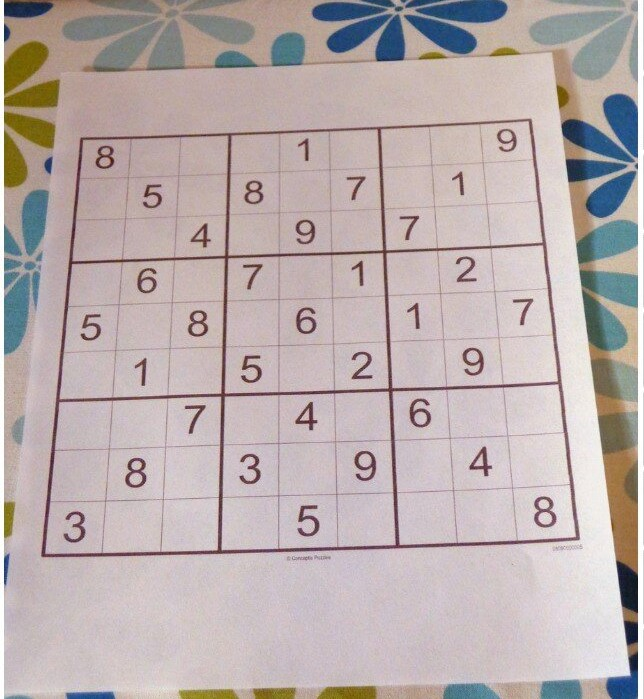
#> input picture sudokus/sudoku1.jpg, 644 x 699 px, found by its file name
$ python play.py   (older library calls are emulated)
#> lines starting #> are read from the running program, lines starting #| are printed output that depends on the picture; after the words box and inside, x2 and y2 are one past the last pixel; in counts of white or black regions, pixels touching at a corner belong together
#> further down, colorImg is the input picture: shape (699, 644, 3); mean B, G, R 173.2, 173.8, 185.8
import cv2
import numpy as np
from matplotlib import pyplot as plt


class SudokuSolverPlay:
    def __init__(self, image):
        """
        :param image: colored image read using cv2.imread
        """
        self.__originalImg = image

    def __preProcess(self, img):
        """
        :param img: original image
        :return: grayscale image
        """
        # img = cv2.GaussianBlur(img, (5, 5), 0)
        gray = cv2.cvtColor(img, cv2.COLOR_BGR2GRAY)
        kernel1 = cv2.getStructuringElement(cv2.MORPH_ELLIPSE, (11, 11))

        close = cv2.morphologyEx(gray, cv2.MORPH_CLOSE, kernel1)
        div = np.float32(gray) / close
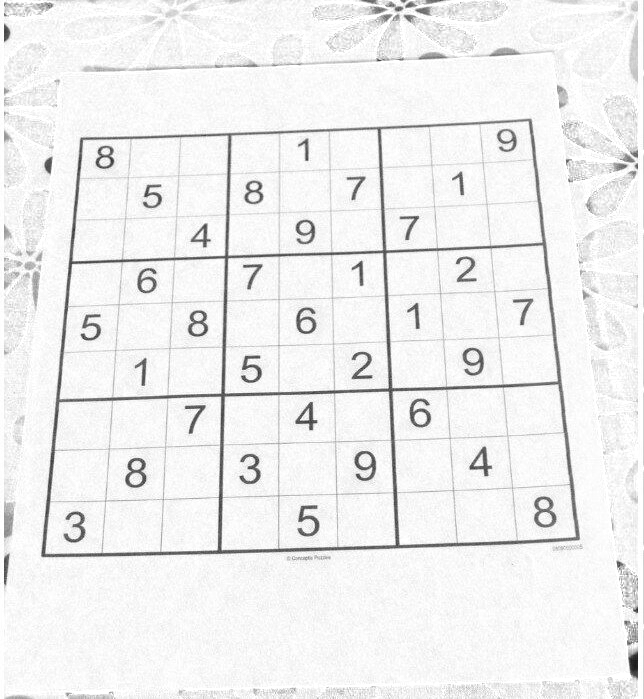
#> div: shape (699, 644) float32; min 0.0987, max 1, mean 0.94
        res = np.uint8(cv2.normalize(div, div, 0, 255, cv2.NORM_MINMAX))
        # res2 = cv2.cvtColor(res, cv2.COLOR_GRAY2BGR)
        return res
        # self.__displayImg([["original", img], ["gray", res], ["color", res2]])

    def __maskSudoku(self, img):
        """
        :param img: grayscale image
        :return: sudoku masked image
        """
        thresh = cv2.adaptiveThreshold(img, 255, 0, 1, 19, 2)
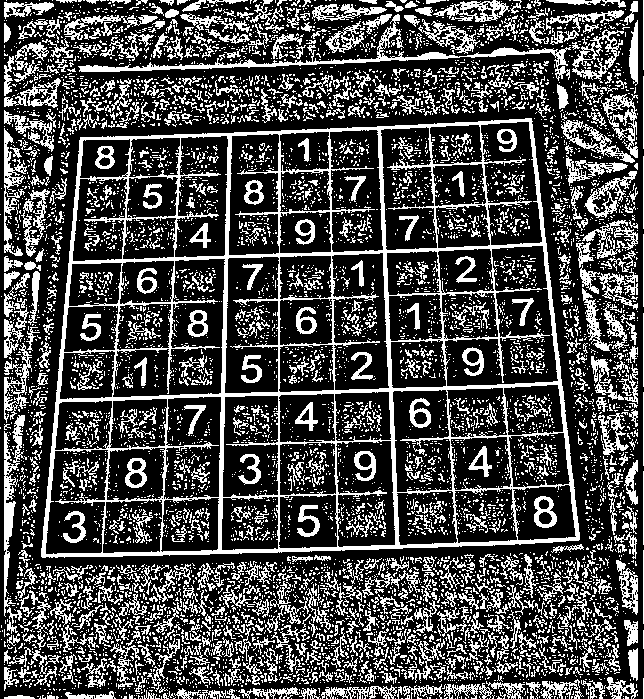
#> thresh: shape (699, 644); 29.2% white in thin lines or dots
        mask = np.zeros(img.shape, np.uint8)

        contour, _ = cv2.findContours(thresh, cv2.RETR_TREE, cv2.CHAIN_APPROX_SIMPLE)
#> contour = 8768 contours, 8147 with area under 20; largest, box (x1, y1, x2, y2) and area: (41, 118, 580, 558) 208486, (444, 245, 559, 387) 9691, (112, 258, 226, 398) 9304, (331, 252, 390, 391) 6969, (224, 256, 280, 394) 6954

        max_area, best_cnt = 0, None
        for cnt in contour:
            area = cv2.contourArea(cnt)
            if area > 1000:
                if area > max_area:
                    max_area = area
                    best_cnt = cnt
#> this loop made 8768 passes
#> (area, max_area) on passes 2590, 3718: (1070, 1070), (208486.5, 208486.5)
#> after the loop, best_cnt = contour of 361 points, box (x1, y1, x2, y2) (41, 118, 580, 558), area 208486; max_area = 208486.5

        cv2.drawContours(mask, [best_cnt], 0, 255, -1)
#> mask: shape (699, 644); 46.5% white; 1 white region, box (x1, y1, x2, y2) and area: (41, 118, 580, 558) 209402
        cv2.drawContours(mask, [best_cnt], 0, 0, 2)
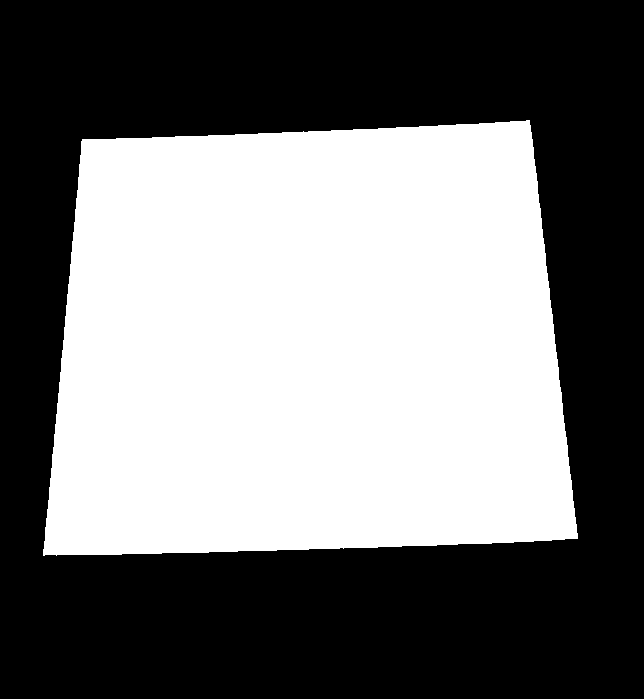
#> mask: shape (699, 644); 45.7% white; 1 white region, box (x1, y1, x2, y2) and area: (43, 120, 578, 556) 205577

        res = cv2.bitwise_and(img, mask)
        return res

    def __findGridPoints(self, img):
        """
        :param img: masked sudoku
        :return: centers of gridpoints
        """

        def findVerticalLines(img):
            """
            :param img: masked sudoku
            :return: binary image with vertical lines
            """
            kernelx = cv2.getStructuringElement(cv2.MORPH_RECT, (2, 10))

            dx = cv2.Sobel(img, cv2.CV_64F, 1, 0)
            dx = cv2.convertScaleAbs(dx)
            # self.__displayImg([["sobel",dx],["img",img]])
            # cv2.normalize(dx, dx, 0, 255, cv2.NORM_MINMAX)
            _, close = cv2.threshold(dx, 0, 255, cv2.THRESH_BINARY + cv2.THRESH_OTSU)
#> close: shape (699, 644); 5.1% white; 189 white regions (81 under 20 px), largest, box (x1, y1, x2, y2) and area: (528, 119, 579, 540) 1751, (42, 139, 84, 556) 1719, (220, 135, 233, 395) 1553
            close = cv2.morphologyEx(close, cv2.MORPH_DILATE, kernelx, iterations=1)
#> close: shape (699, 644); 10% white; 83 white regions

            contour, _ = cv2.findContours(close, cv2.RETR_EXTERNAL, cv2.CHAIN_APPROX_SIMPLE)
#> contour = 83 contours, 17 with area under 20; largest, box (x1, y1, x2, y2) and area: (376, 124, 404, 552) 2943, (216, 130, 237, 557) 2892, (525, 115, 580, 545) 2260, (42, 135, 85, 561) 2102, (478, 119, 520, 548) 1722
            for cnt in contour:
                x, y, w, h = cv2.boundingRect(cnt)
                if h / w < 5 or h < 70:
                    cv2.drawContours(close, [cnt], 0, 0, -1)
                else:
                    cv2.drawContours(close, [cnt], 0, 255, -1)
#> this loop made 83 passes
#> (x, y, w, h) on passes 2, 8, 9, 12, 13, 14, 15, 16: (55, 550, 4, 11), (436, 540, 3, 11), (491, 538, 3, 11), (564, 534, 3, 11), (62, 507, 26, 41), (296, 501, 12, 41), (310, 500, 12, 42), (545, 492, 14, 41)
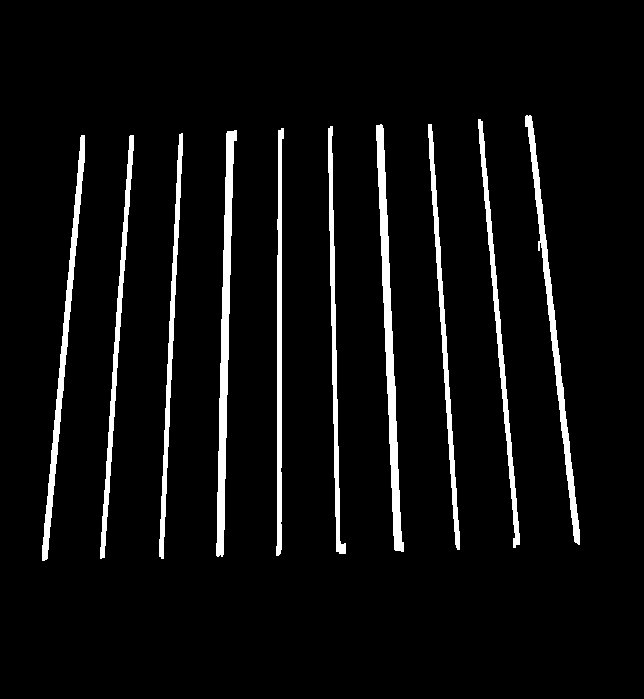
#> close: shape (699, 644); 5.4% white; 10 white regions, largest, box (x1, y1, x2, y2) and area: (376, 124, 404, 552) 3377, (216, 130, 237, 557) 3327, (525, 115, 580, 545) 2703
            # close = cv2.morphologyEx(close, cv2.MORPH_CLOSE, None, iterations=2)
            return close

        # [16 lines left out: function drawLines, not called in this run]

        def findHorizotalLines(img):
            """
            :param img: masked sudoku
            :return: binary image with horizontal lines
            """
            kernely = cv2.getStructuringElement(cv2.MORPH_RECT, (10, 2))
            dy = cv2.Sobel(img, cv2.CV_16S, 0, 1)
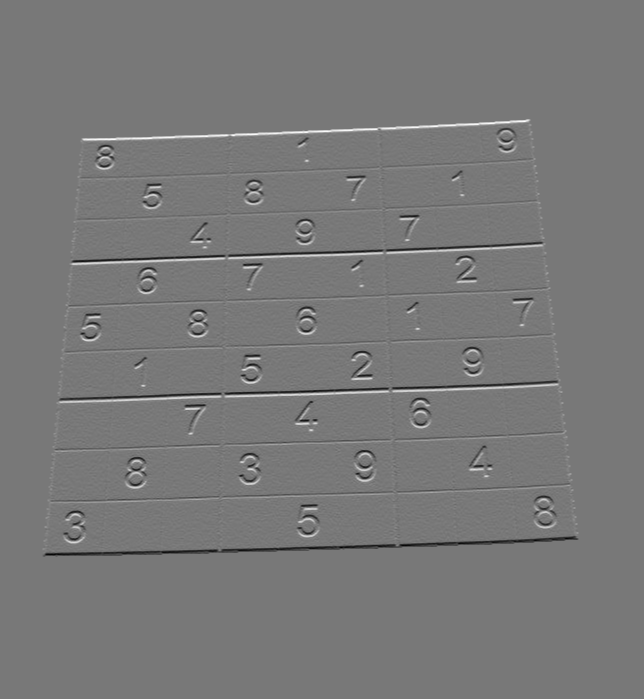
#> dy: shape (699, 644) int16; min -904, max 1004, mean 0; drawn with min black and max white
            dy = cv2.convertScaleAbs(dy)
            # cv2.normalize(dy, dy, 0, 255, cv2.NORM_MINMAX)
            _, close = cv2.threshold(dy, 0, 255, cv2.THRESH_BINARY + cv2.THRESH_OTSU)
#> close: shape (699, 644); 5% white; 474 white regions (368 under 20 px), largest, box (x1, y1, x2, y2) and area: (43, 536, 578, 557) 2188, (227, 241, 545, 260) 1688, (81, 119, 530, 142) 1500
            close = cv2.morphologyEx(close, cv2.MORPH_DILATE, kernely)
#> close: shape (699, 644); 10.8% white; 156 white regions

            contour, _ = cv2.findContours(close, cv2.RETR_EXTERNAL, cv2.CHAIN_APPROX_SIMPLE)
#> contour = 156 contours, 41 with area under 20; largest, box (x1, y1, x2, y2) and area: (53, 379, 566, 405) 3178, (66, 241, 550, 267) 2881, (39, 536, 583, 558) 2418, (48, 430, 572, 456) 1919, (44, 483, 575, 504) 1838
            for cnt in contour:
                x, y, w, h = cv2.boundingRect(cnt)
                if w / h < 5 or cv2.contourArea(cnt) < 70:
                    cv2.drawContours(close, [cnt], 0, 0, -1)
                else:
                    cv2.drawContours(close, [cnt], 0, 255, -1)
#> this loop made 156 passes
#> (x, y, w, h) on passes 1, 3, 5: (39, 548, 11, 3), (40, 539, 12, 4), (39, 536, 544, 22)
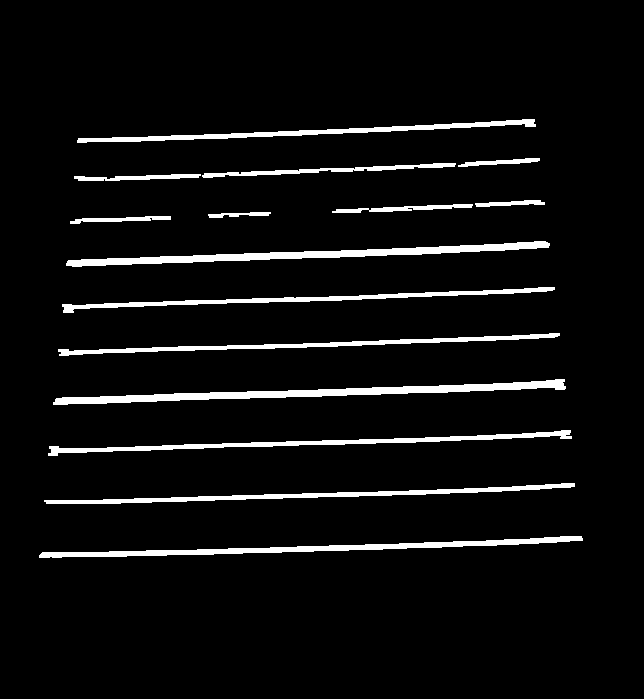
#> close: shape (699, 644); 5.5% white; 15 white regions, largest, box (x1, y1, x2, y2) and area: (53, 379, 566, 405) 3698, (66, 241, 550, 267) 3368, (39, 536, 583, 558) 2965
            close = cv2.morphologyEx(close, cv2.MORPH_CLOSE, kernely, iterations=2)
#> close: shape (699, 644); 5.5% white; 12 white regions, largest, box (x1, y1, x2, y2) and area: (55, 381, 568, 407) 3717, (68, 243, 552, 269) 3368, (41, 538, 585, 560) 2967

            return close

        # [25 lines left out: functions findCenters, sortCenters, not called in this run]

        vertical = findVerticalLines(img)
        horizontal = findHorizotalLines(img)
        whitecenters = cv2.bitwise_and(vertical, horizontal)
#> whitecenters: shape (699, 644); 0.66% white; 98 white regions (5 under 20 px), largest, box (x1, y1, x2, y2) and area: (556, 381, 564, 392) 73, (387, 389, 396, 396) 61, (525, 121, 534, 129) 59
        whitecenters = cv2.morphologyEx(whitecenters, cv2.MORPH_DILATE, None, iterations=1)
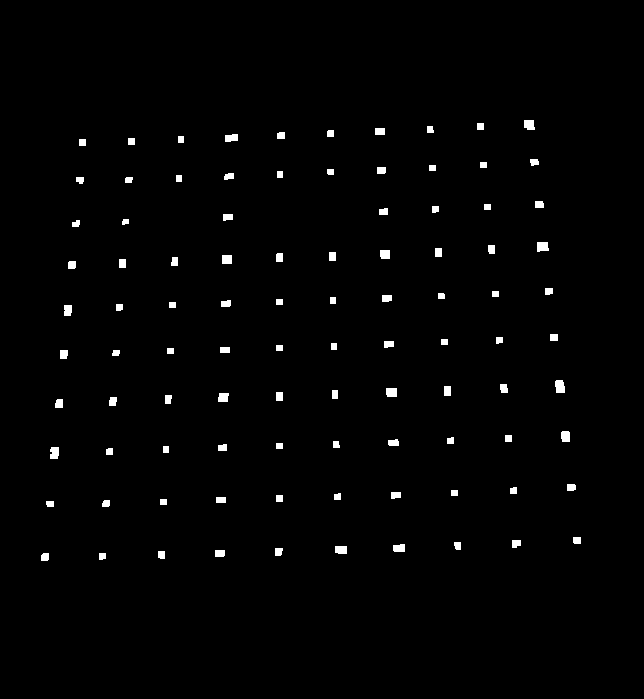
#> whitecenters: shape (699, 644); 1.3% white; 97 white regions, largest, box (x1, y1, x2, y2) and area: (555, 380, 565, 393) 115, (537, 242, 549, 252) 105, (50, 447, 59, 459) 99

        # centers = findCenters(whitecenters)
        # sorted = sortCenters(centers)
        # sorted = cv2.convertScaleAbs(sorted)
        self.__displayImg([["img", img],
                           ["vertical", vertical],
                           ["horizontal", horizontal],
                           ["whitecenters", whitecenters]])
        return sorted

    def __displayImg(self, imges):
        """
        :param imges: [["Label",image],...]
        """
        for img in imges:
            cv2.imshow(img[0], img[1])
        cv2.waitKey(0)

    # [17 lines left out: function __extractImages, not called in this run]

    def solveSudoku(self):
        gray = self.__preProcess(self.__originalImg)
        masked = self.__maskSudoku(gray)
        centers = self.__findGridPoints(masked)

        # [6 lines of commented-out code are left out]


if __name__ == '__main__':
    colorImg = cv2.imread('../assets/images/sudoku/sudoku1.jpg')
    solver = SudokuSolverPlay(colorImg)
    solver.solveSudoku()

$ run again, with sudokus/sudoku0.jpg copied over sudokus/sudoku1.jpg
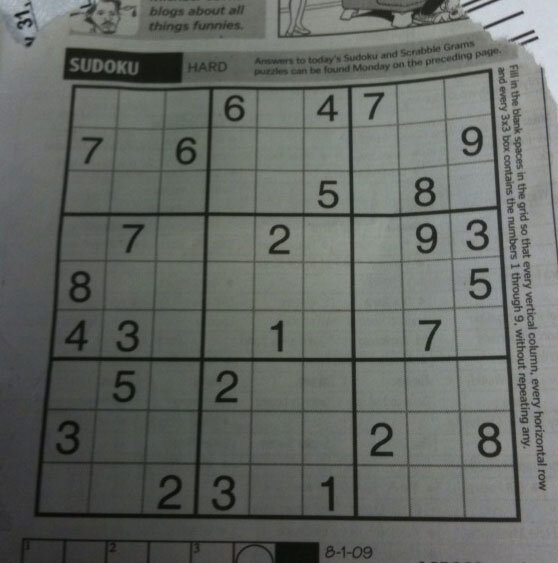
#> input picture sudokus/sudoku0.jpg, 558 x 563 px, found by its file name
#> colorImg is the input picture: shape (563, 558, 3); mean B, G, R 99.5, 104.1, 100
#> in __maskSudoku, `thresh = cv2.adaptiveThreshold(img, 255, 0, 1, 19, 2)`:
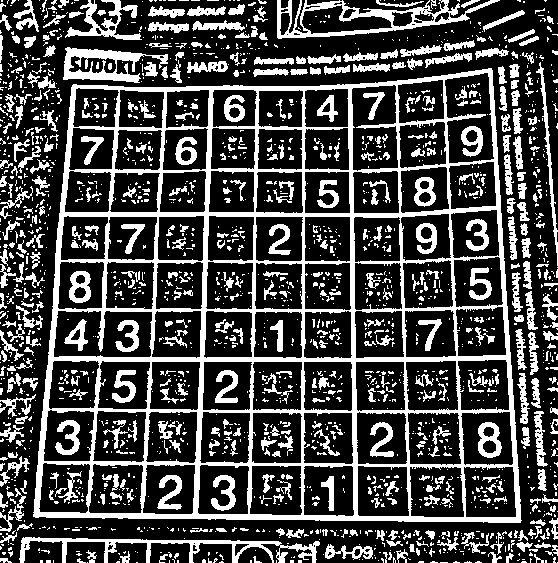
#> thresh: shape (563, 558); 27.9% white; 1947 white regions (1450 under 20 px)
#> in __maskSudoku, `contour, _ = cv2.findContours(thresh, cv2.RETR_TREE, cv2.CHAIN_APPROX_..`: contour = 2262 contours, 1835 with area under 20; largest, box (x1, y1, x2, y2) and area: (33, 68, 522, 523) 198138, (53, 310, 153, 358) 4266, (277, 0, 500, 39) 4210, (444, 72, 495, 164) 3741, (351, 84, 399, 172) 3608
#> the loop in __maskSudoku, `for cnt in contour:` made 2262 passes
#> (area, max_area) on passes 136, 796: (1717.5, 1717.5), (198137.5, 198137.5)
#> after the loop in __maskSudoku, `for cnt in contour:`: best_cnt = contour of 278 points, box (x1, y1, x2, y2) (33, 68, 522, 523), area 198138; max_area = 198137.5
#> in findVerticalLines, `contour, _ = cv2.findContours(close, cv2.RETR_EXTERNAL, cv2.CHAIN_APPR..`: contour = 70 contours, 12 with area under 20; largest, box (x1, y1, x2, y2) and area: (191, 84, 216, 520) 3546, (345, 82, 361, 522) 3292, (35, 82, 79, 521) 2910, (487, 66, 521, 526) 2560, (85, 84, 125, 518) 2438
#> the loop in findVerticalLines, `for cnt in contour:` made 70 passes
#> (x, y, w, h) on passes 2, 3, 4, 5, 9, 10, 11, 12: (320, 478, 4, 15), (325, 471, 12, 46), (210, 471, 28, 46), (156, 470, 29, 45), (392, 447, 4, 16), (490, 418, 14, 45), (476, 418, 13, 45), (369, 418, 26, 44)
#> in findHorizotalLines, `contour, _ = cv2.findContours(close, cv2.RETR_EXTERNAL, cv2.CHAIN_APPR..`: contour = 82 contours, 45 with area under 20; largest, box (x1, y1, x2, y2) and area: (32, 473, 524, 523) 4938, (57, 175, 503, 220) 4890, (46, 318, 514, 365) 4450, (61, 124, 500, 176) 3174, (69, 69, 496, 113) 2682
#> the loop in findHorizotalLines, `for cnt in contour:` made 82 passes
#> (x, y, w, h) on passes 4, 5, 7, 13, 14, 15, 17, 19: (316, 475, 24, 14), (32, 473, 492, 50), (37, 459, 485, 13), (473, 421, 34, 39), (365, 421, 34, 38), (51, 419, 34, 39), (40, 407, 478, 9), (108, 392, 33, 13)
#> in __findGridPoints, `whitecenters = cv2.morphologyEx(whitecenters, cv2.MORPH_DILATE, None, ..`:
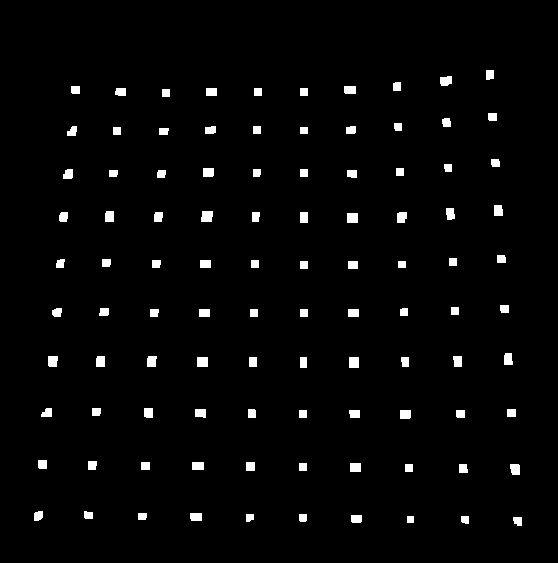
#> whitecenters: shape (563, 558); 2.5% white; 100 white regions, largest, box (x1, y1, x2, y2) and area: (201, 211, 213, 222) 121, (347, 213, 358, 223) 110, (197, 357, 208, 367) 110
